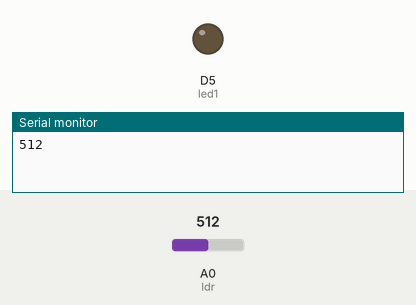
This sketch was run on a simulated ESP8266 (NodeMCU). On the bench: output pins drawn as LEDs (lit = HIGH), the last lines printed to the serial monitor. The test bench sets the inputs (shaded band); at power-on: A0 (ldr) = 512.

Above: at 0.1 s.
At 1.1 s:
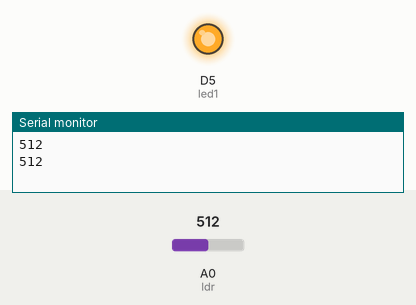
Timing chart, 0 to 2.6 s (numbered marks = the images above):
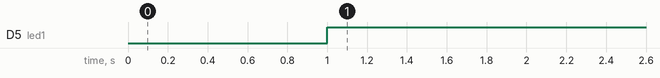

Measured:
- by itself, D5 (led1): LOW → HIGH at 1.0 s

The sketch:

RELAY.ino
```cpp
int led1 = D5;
int ldr = A0;
int x = 0;
void setup() {
  // put your setup code here, to run once:
Serial.begin (115200);
pinMode (led1, OUTPUT);
}

void loop() {
  // put your main code here, to run repeatedly:
x = analogRead (ldr);
Serial.println (x);
delay (1000);
if (x < 800 ){
  digitalWrite (led1, HIGH);
}
else {
  digitalWrite (led1, LOW);
}
}
```
